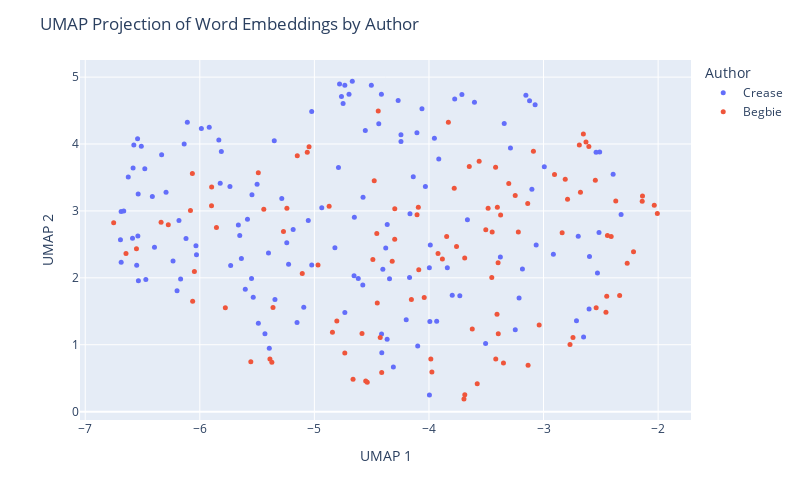

The code cell stored with this chart in its notebook:
### Code cell
# plot using plotly to further explore
import plotly.express as px
import textwrap

def wrap_text(text, width=60):
    return '<br>'.join(textwrap.wrap(text, width=width))

umap_df = pd.DataFrame(proj, columns=['UMAP 1', 'UMAP 2'])
umap_df['Author'] = labels
umap_df['Text'] = [snip for auth in judge_snippets for snip in judge_snippets[auth]]
umap_df['Text'] = umap_df['Text'].apply(lambda t: wrap_text(t, width=50))

fig = px.scatter(umap_df, x='UMAP 1', y='UMAP 2', 
                 color='Author', hover_data=['Text'], 
                 width=800, height=500 )
fig.update_traces(marker=dict(size=5))
fig.update_layout(title='UMAP Projection of Word Embeddings by Author')
fig.show()

### Figure 1 — Plotly figure (JSON) as saved in the notebook; plotly's stock layout.template omitted (floating-point values rounded to 4 significant figures; data arrays with more than 128 entries replaced by an {"elided": "..."} marker saying what was removed)
{"data": [{"customdata": {"elided": "137x1 str values"}, "hovertemplate": "Author=Crease<br>UMAP 1=%{x}<br>UMAP 2=%{y}<br>Text=%{customdata[0]}<extra></extra>", "legendgroup": "Crease", "marker": {"color": "#636efa", "size": 5, "symbol": "circle"}, "mode": "markers", "name": "Crease", "orientation": "v", "showlegend": true, "type": "scatter", "x": {"elided": "137 float values"}, "xaxis": "x", "y": {"elided": "137 float values"}, "yaxis": "y"}, {"customdata": [["(5) If it appears that a tax is not bona fide<br>within the purpose provided for, but is imposed<br>with the real purpose of discriminating against a<br>class, it is not within the justification of the<br>enabling statute, and, on the facts, the tax in<br>question was intended not for the purpose of<br>raising a revenue, but as a restriction on the<br>Chinese."], ["Indeed if no restriction whatever be placed on the<br>word \" other\" in that section; if the Provincial<br>Legislature can insist upon imposing licenses upon<br>everything and upon every act of life, and tax<br>each licensee at any moment they please, there<br>would be a very simple way of excluding every<br>Chinaman from the Province, by imposing a<br>universal tax, not limited to any nationality, of<br>one or two thousand dollars per annum for a<br>license to Judgment."], ["No Chinaman will shave the back of his head; no<br>true moujik will shave his chin."], ["I rather think that the auctioneers would<br>repudiate this alleged similarity of their<br>occupation to that of a Chinese washerman."], ["assing Chinamen, supposed to be the only persons<br>carrying on this industry."], ["REGINA v. MEE WAH to subject Chinamen to<br>exceptional disadvantages it is clearly<br>unconstitutional."], ["G. to the report of the recent Chinese Conmission,<br>p. 379, and by Mr. Justice CREASE in Wing Chong's<br>case, 1 B.C.R."], ["Justices FIELD, HOFFMAN, SAWYER and DEADY and<br>other Judges whom they cite, all confirm this,<br>that a State, or Provincial law imposing special<br>disabilities or unequal burdens on Chinamen is<br>unconstitutional and void."], ["Statutes were by their title and preamble REGINA<br>v. MEE WAH expressly aimed at Chinamen by name;<br>that this distinction also renders inapplicable<br>all the United States' cases cited; that this<br>enactment is quite general extending to all<br>laundries without exception and we must not look<br>beyond the words of the enactment to enquire what<br>its object was; that there is in fact one laundry<br>in Victoria not conducted by Chinamen on which the<br>tax will fall with equal force so that it is<br>impossible to say that Chinamen are hereby<br>exclusively selected for taxation; the<br>circumstance that they are chiefly affected being<br>a mere coincidence; that the bylaw only imposes<br>$100.00 per annum, keeping far within the limit of<br>$150.00 permitted by the Statute; that the tax<br>clearly is calculated to procuring additional<br>Municipal revenue and that no other object is<br>hinted at."], ["I, for my part, cannot arrive at any other<br>conclusion than that it is specially directed<br>against Chinamen because they are Chinamen and for<br>no other Judgment."], ["The appellants' contention that the clause is<br>merely intended to hamper or expel Chinamen is<br>much strengthened by considering the amount of the<br>tax sanctioned, which is $150.00 per annum,<br>whereas the limit sanctioned by the Legislature in<br>the case of any retail shop, however extensive or<br>lucrative its business, is only $10.00 per annum."], ["The test is whether on the whole statute the<br>Legislature can fairly be held to have said : \"Let<br>us impose a tax in order to raise a revenue,<br>though perhaps it may fall on Chinamen,\" or \" let<br>us impose this tax in order to fall on Chinamen,<br>though perhaps it will raise no revenue.\""], ["When we find (1st) no other description of labour<br>taxed at all ; (2nd) this description of labour<br>practically quite abandoned to Chinamen alone ;<br>(3rd) this description of labour taxed at fifteen<br>times the rate permitted to be levied on any<br>retail shop ; (4th) that a preliminary Provincial<br>Act has declared Chinamen incapable of the<br>franchise which they formerly exercised."], ["I cannot doubt but that the tax is directed<br>against Chinamen, as such."], ["It is not competent to the Provincial Legislature,<br>or to a municipality, to deprive, generally,<br>particular nationalities or individuals of the<br>capacity to take out municipal trade licenses ; e.<br>g., a Chinaman has a right to apply for a<br>pawnbroker's license."], ["Application for a mandamus to the Corporation of<br>the City of Victoria to compel the renewal to the<br>prosecutors (Chinamen) of a pawnbroker's license."], ["It is alleged by the prosecution, and not denied,<br>that the Council have in fact ordered the<br>Collector to issue no pawnbroking license to any<br>Chinaman."], ["In the French colony of Cayenne, the Town Council<br>recently handi- capped the superior capacities of<br>the Chinaman by imposing on merchants of that<br>empire an extra tax of $300 per annum, deeming it<br>also expedient to handicap English and German<br>traders by a surtax of $200 on them."], ["Chinamen in British Columbia appear to follow any<br>description of industry which may appear useful,<br>i.e., in which they can obtain employment or earn<br>their livelihood."], ["The menial businesses of washing and of splitting<br>and Chinese washer sawing stovewood are almost<br>entirely engrossed by Chinamen."], ["Every Chinaman in British Columbia has the air of<br>having worked, and of being ready to work, with<br>his hands, except a few who practice as medical<br>men and the leading commercial men."], ["Chinamen do not much trouble the hospitals."], ["I never heard of Chinamen becoming a burden on the<br>private charity of the whites."], ["I have an indistinct remembrance of having been<br>once asked to contribute to the cost of removing a<br>disabled Chinaman; I am not sure."], ["Industry, economy, sobriety, and law-abidingness<br>are exactly the four prominent qualities of<br>Chinamen as asserted both by their advocates and<br>their adversaries."], ["Lazy, drunken, extravagant, and turbulent: this<br>is, by the voices of their friends and foes,<br>exactly what a Chinaman is not."], ["If Chinamen would only be less industrious and<br>economical, if they would but occasionally get<br>drunk, they would no longer be the formidable<br>competitors with the white man which they prove to<br>be in the labor market; there would be no longer a<br>cry for their suppression."], ["But these qualities meet with no competition here;<br>and the Chinaman sees no person to take his place<br>were he to abdicate it."], ["I have heard an individual Chinaman stigmatized as<br>\"lazy ;\" but the fact was he conceived himself<br>insulted, and was sulking."], ["I cannot recall to memory that I ever saw or heard<br>of a Chinaman being drunk."], ["There is scarcely an epithet so removed from the<br>notion of a Chinaman as \"turbulent,\" though of<br>course they may be provoked to resist violence."], ["employment as domestics, their large brotherhoods,<br>necessarily impenetrably secret to the whites, and<br>the unguarded condition of our houses, the<br>pilfering by Chinamen servants is really quite<br>inconsiderable."], ["I believe that two of the white servants I have<br>had have pilfered more from me  than any twenty<br>Chinamen in Victoria ever stole from their<br>employers..    5."], ["I do not think that the feeling of the whites<br>against Chinamen has much changed; but I do not<br>recollect anything that can be called \"agitation \"<br>against them until Confederation."], ["This dislike, which otherwise might lie dormant or<br>inert, is certainly mutual; it is manifested in<br>China, we are- told, more extensively and<br>stringently than here, and without any impulse<br>there from direct competition for bread."], ["Europeans at Canton or Shanghai are not safe<br>beyond their allotted cantonments, any more than a<br>Chinaman would have been on Williams Creek twenty<br>years ago."], ["The Chinaman is in every respect the reverse of an<br>European, except that he is a man."], ["Accordingly, before the close of the First<br>Parliament after Confederation, Chinamen were<br>deprived of the right of franchise, which they had<br>previously enjoyed."], ["This was on the ostensible ground that all<br>Chinamen were actuated merely by direct money<br>considerations."], ["The same distinguished writer whom I have already<br>quoted on the Judenhetze, observes, in speaking of<br>the rival programmes in the existing presidential<br>campaign in the United States: \"The Irish vote or<br>the republican working man cannot be wooed<br>successfully without attacks on the bloated<br>capitalist, on English tyranny or treachery, or on<br>the unfortunate immigrants from China.” Mutato<br>nomine."], ["There are several matters alleged against<br>Chinamen: One is the extraordinarily small space<br>into which a cluster of them will retire for rest."], ["But I have seen in a good-sized house, where there<br>was plenty of cubic space, and where each person<br>might have had a separate bunk, five or six<br>Chinamen, not lodgers but owners, sleeping in a<br>heap as above described."], ["It is common to attribute to Chinamen generally,<br>that they are infested with disgusting diseases --<br>e. g., leprosy."], ["When an orator talks of Chinese lepers, it is<br>exactly the same unmeaning abuse as when a Canton<br>periodical holds out to popular indignation the<br>foreign \"red devils.\""], ["There is no leprosy or diabolism in the case;<br>though of course a Chinaman, like any other man,<br>may be a leper."], ["The orator merely wishes to impress his audience<br>with the belief that 'he strongly objects to<br>Chinamen."], ["A Chinaman was once pointed out to me who was<br>alleged to be a leper."], ["That was the only case of skin disease I remember<br>to have noticed or heard of among Chinamen."], ["These certainly were not contracted from Chinamen."], ["The Chinese, and I believe other Asiatic nations,<br>use opium extensively."], ["The enormous consumption which this implies does<br>not appear to prevent Chinamen from being the most<br>prolific race, the most indefatigable laborers,<br>and the keenest traders in the world."], ["If any Chinamen here abuse the drug by over-<br>indulgence, they must hide themselves, or at all<br>events they have entirely escaped my observation."], ["If their example persuades any white people to<br>similar over-indulgence, of which I am equally<br>ignorant, these must be a very degraded class-<br>weaker and more degraded than the Chinaman whose<br>expulsion is demanded."], ["Opium, as generally used here, is probably as<br>harmless as tobacco, which is also extensively<br>used in British Columbia by Chinamen."], ["All the evils arising from opium in British<br>Columbia in a year do not, probably, equal the<br>damage, trouble and expense occasioned to<br>individuals and to the state by whiskey in a<br>single month, or perhaps in some single night, As<br>already observed, I do not remember ever to have<br>seen a drunken Chinaman; and the argument against<br>Chinamen founded on opium appears to be analogous<br>to the comparison of the mote and the beam."], ["It is alleged that not only the aggregation of<br>Chinamen in their dwellings is a source of danger<br>to the public health, but that their habits are<br>filthy."], ["There are of course dirty Chinamen."], ["Any family in British Columbia will, at once,<br>without any enquiry as to his cleanliness, admit<br>the first Chinaman who offers as a cook-where a<br>cook is wanted; and really it may be said that no<br>washing is given out to people of any other<br>nation."], ["Whether the presence of Chinamen is any longer<br>desirable in British Colombia, is to a certain<br>extent a matter of opinion."], ["That Chinamen are very large till within a year,<br>mainly, employed in all the laborious parts of our<br>coal mines ; 2nd."], ["I do not see how people would get on here at all<br>without Chinamen."], ["If Chinamen were expelled, employers of labor<br>would probably have to leave the province; and<br>when they were gone, where would the employed be?"], ["There are supposed to be in California more than<br>120,000 Chinamen."], ["It is probable that in that state, as in British<br>Columbia, a good deal more than half the manual<br>labor is performed by Chinamen."], ["Within a radius of two miles there are at this<br>time no less than 500 Chinamen engaged in<br>gathering the hop crop."], ["For a field of twenty-five or thirty acres about<br>100 Chinamen are employed."], ["The Chinamen work by contract, and they rush from<br>morning till night, seeming never to tire."], ["As soon as a box is filled a loud yell informs the<br>foreman, who brings a sack, into which the box is<br>emptied, and the Chinamen are given a check."], ["Two Chinamen can pick from two to three boxes in a<br>day, and as they receive $1.50 per box it will be<br>seen that they are earning white men's wages."], ["Last year they only received $1.25, but help at<br>this time is scarce and the China bosses had only<br>to demand the raise and get it."], ["Now the only paying industries here are the<br>canneries and shoe factories, in both of which the<br>labor is almost exclusively Chinese."], ["Owing to a very great superiority in the mineral,<br>the coal mines have paid largely, notwithstanding<br>the rates of white miners wages, unequalled<br>elsewhere; but the coal mines have hitherto<br>largely employed Chinamen also."], ["After all that I have said about Chinamen, I can<br>lay no more claim to consistency than anybody else<br>in British Columbia."], ["I have always asserted their good qualities; but I<br>have never in twenty-six years had a Chinaman in<br>my house, an expensive whim that nobody else has<br>indulged in."], ["Still, I have had my opportunities of seeing and<br>hearing, for in all that time, I do not think I<br>ever knew a family that did not employ at least<br>one Chinaman."], ["The combination which it is intended to suggest<br>would be, I suppose, that the legislature should<br>forbid such arrivals of Chinamen, and that the<br>white population should \" boycott \" those<br>remaining here; or else that the legislature<br>should decree their expulsion."], ["The normal rates of wages are five shillings for<br>Chinamen, and in Victoria eight shillings for<br>white men."], ["I cannot believe that it has; on the contrary, as<br>the presence of Chinamen has enabled some small<br>capital to be accumulated, they must have<br>augmented the wages fund in the province: i. e.,<br>the loose capital seeking to increase itself by<br>the employment of reproductive labor."], ["I do not believe that any single European in the<br>province would employ a Chinaman about any<br>undertaking if he could procure an European,<br>irrespective of wages, unless, of course, the<br>European demanded wages which precluded all profit<br>on the undertaking."], ["Chinamen are employed not so much because their<br>normal money tariff is lower than the whites and<br>yet not much lower; many Chinamen get $30, and<br>some even $35 and $40, per month-as because they<br>are, as a rule, more sober, steady, docile and<br>industrious."], ["With very few exceptions, indeed, I never met a<br>Chinaman whom I could understand, beyond the<br>commonest wants, or by whom I could feel any<br>certainty that I was understood, even for an<br>ordinary message."], ["Yet I have often feared that I should be compelled<br>to fall into the universal practice and take<br>Chinese servants into my house-which I have never<br>yet done."], ["I have never personally observed any effect by the<br>Chinese upon the morals of the white people."], ["The latter have occasionally been induced by race-<br>prejudice to indulge in acts of violence ; but it<br>would be too much to say from thence that the<br>Chinaman had corrupted his cowardly assailants."], ["One Chinaman, last year, pleaded guilty to an<br>indictment for indecent assault on two girls of<br>ten or eleven and twelve or thirteen years."], ["However that is the only case I remember in which<br>it could be alleged that a Chinaman had had any<br>evil effect upon the morals of the whites, a<br>matter upon which they can have but very little<br>influence, either for good or evil."], ["Whites who have evil communications with Chinese<br>must themselves be lamentably depraved beforehand;<br>and so, I should be disposed to say, immoral<br>Chinese are not only not more injurious, but they<br>are quite innocuous to the morals of the whites,<br>in comparison with white people of similar or<br>allied habits."], ["I have seen unmistakable prostitutes in the<br>Chinese quarter of Victoria."], ["Drunken whites, I am sorry to say, are often to be<br>seen in Victoria, by night or by day; but I do not<br>remember ever to have seen a Chinaman under the<br>influence of liquor."], ["Debauched whites sometimes frequent, I believe,<br>Chinese brothels, as they do Indian brothels."], ["I don't think serious breaches of the peace are<br>proportionately more frequent in Chinese brothels<br>than in those kept by white women."], ["Indian brothels breed the most disturbances; and<br>they are close to the Chinese quarter."], ["I have omitted to state that Chinamen here are<br>generally divided into two tribes, or clans-there<br>may be more, but I have often had my attention<br>drawn to these two-viz ."], ["When a breach of the peace occurs among Chinamen,<br>the culprits are generally Canton versus Hong<br>Kong; and when these come into court, either in<br>criminal or civil cases, it is common to allow<br>each side to have an interpreter; as well to watch<br>that the evidence is truly interpreted as also to<br>explain it to their respective clients."], ["Owing partly to this, and partly also to their<br>unintelligibility to whites, and vice versa, it is<br>usual when twenty or thirty hands are engaged, e.<br>g., at a cannery, not to make the contract with<br>each workman separately, but with some one<br>Chinaman who has learned some English, leaving him<br>to sub-contract with the men; and he being the<br>sole medium of communication between them and the<br>owner of the cannery, this arrangement, though<br>unavoidable, necessarily leaves the men a good<br>deal at the mercy of this foreman."], ["Sometimes this takes place on a much larger scale,<br>and a Chinese merchant here will contract for a<br>whole cargo of Chinamen, fresh from China, whom he<br>engages to provide with employment, and then<br>drafts them out to different employers here, for<br>roads, canneries, etc."], ["A miner who feels no shame in purchasing the<br>possession of a female for a single night for $20,<br>is scandalized when a Chinaman pays $500 for the<br>possession of a female for six months, or until<br>they disagree."], ["No disgust is felt by Europeans when parents make<br>it a sine qua non on consenting to their<br>daughters' marriage that the husband shall settle<br>ten or twenty thousand dollars upon her; but it is<br>infamous if a Chinaman purchases the consent of<br>parents or guardians for one thousand dollars."], ["The woman is a slave sold into prostitution, but<br>the Chinese themselves look upon it in a different<br>light."], ["There was a case not long ago in court, before<br>myself, on habeas corpus: A Chinese girl was<br>contracted to marry a man who had offered the<br>guardians five hundred dollars."], ["I apprehend much of what is said about Chinese<br>slavery and prostitution proceeds from imperfect<br>consideration of the difference between Christian<br>and non-Christian marriage; but I only guess this,<br>I know scarcely anything about it."], ["Another ground on which I have heard it asserted<br>that slavery is general among Chinamen here, is<br>rather, I suspect, a proof of their freedom, or<br>would be so accepted among whites."], ["I have no doubt but that compulsion is put on all<br>Chinamen, so that it is very difficult for them to<br>obtain work, if they remain outside this<br>organization."], ["It is yet further urged against the Chinese, as<br>showing their unfitness to dwell in the land, that<br>they show no respect to our laws, nor to our<br>appointed courts, but refer their differences to<br>private tribunals of their own, whose behests are<br>carried out, irrespective of their conformity with<br>our laws and are never disputed in our courts."], ["The Chinese, like most other nations with any<br>pretence to civilization, have some methods for<br>referring private disputes to arbitrators chosen<br>by the parties themselves."], ["That the awards of Chinese arbitrators are always<br>accepted without demur (if the fact be as alleged)<br>would surely be a strong evidence of the equity of<br>the award, and the good sense of the parties in<br>difference; for it is utterly untrue that Chinamen<br>ignore our courts, or treat them with any want of<br>respect."], ["Any questions as to their labor associations,<br>their clans, their marriage laws, their<br>immigration contracts, would, I fear, be in<br>general met with suspicion and answered with<br>reluctance."], ["the nature and results of trades-unions at home,<br>after every enquiry possible; how much more<br>difficult would it be to arrive at facts here,<br>where they must necessarily be shrouded behind the<br>impenetrable and irresponsible screen of a Chinese<br>interpreter?"]], "hovertemplate": "Author=Begbie<br>UMAP 1=%{x}<br>UMAP 2=%{y}<br>Text=%{customdata[0]}<extra></extra>", "legendgroup": "Begbie", "marker": {"color": "#EF553B", "size": 5, "symbol": "circle"}, "mode": "markers", "name": "Begbie", "orientation": "v", "showlegend": true, "type": "scatter", "x": [-6.644, -6.553, -3.247, -3.22, -3.406, -6.338, -5.897, -6.752, -6.082, -5.898, -6.275, -2.541, -5.489, -5.442, -5.062, -5.047, -5.149, -6.065, -4.093, -4.412, -4.321, -2.769, -2.41, -2.904, -3.845, -3.484, -3.395, -4.298, -2.79, -2.688, -3.759, -4.425, -2.678, -2.215, -5.106, -2.838, -3.375, -5.777, -3.452, -4.443, -4.584, -4.735, -3.688, -4.089, -3.403, -4.49, -2.811, -2.652, -3.038, -2.139, -4.041, -5.24, -3.397, -3.831, -3.779, -4.968, -2.743, -4.478, -4.104, -3.974, -2.336, -5.361, -3.687, -4.539, -3.695, -3.579, -3.984, -5.388, -3.135, -2.455, -4.552, -4.663, -2.27, -3.504, -2.63, -6.062, -3.35, -4.804, -3.622, -3.417, -3.088, -4.153, -2.37, -3.883, -3.304, -2.548, -3.921, -2.136, -2.604, -2.007, -2.442, -2.034, -4.455, -4.842, -5.555, -5.371, -3.562, -3.648, -3.448, -3.418, -3.138, -4.299, -2.448, -6.047, -4.871, -5.855, -5.27, -4.451], "xaxis": "x", "y": [2.365, 2.436, 3.232, 2.685, 1.457, 2.831, 3.359, 2.824, 3.007, 3.077, 2.794, 1.553, 3.571, 3.025, 3.878, 3.961, 3.824, 3.561, 3.056, 0.5864, 2.247, 1.004, 2.618, 3.546, 2.617, 3.041, 1.163, 3.033, 3.173, 3.984, 2.469, 1.107, 3.28, 2.39, 2.064, 2.675, 2.938, 1.554, 2.007, 4.495, 1.168, 0.8782, 2.298, 2.121, 3.056, 2.275, 3.473, 4.151, 1.294, 3.145, 1.705, 3.04, 2.225, 4.325, 3.337, 2.193, 1.107, 3.451, 2.942, 0.5933, 1.736, 1.556, 0.2538, 0.4394, 0.1908, 0.4184, 0.7882, 0.7869, 0.6942, 1.487, 0.4586, 0.4843, 2.218, 2.718, 4.029, 1.649, 0.7276, 1.354, 1.234, 0.7882, 3.891, 1.677, 3.148, 2.28, 3.41, 3.46, 2.365, 3.221, 3.961, 2.963, 2.633, 3.083, 2.663, 1.187, 0.7444, 0.7376, 3.742, 3.664, 2.686, 3.652, 3.111, 2.575, 1.726, 2.093, 3.07, 2.753, 2.691, 1.623], "yaxis": "y"}], "layout": {"height": 500, "legend": {"title": {"text": "Author"}, "tracegroupgap": 0}, "margin": {"t": 60}, "title": {"text": "UMAP Projection of Word Embeddings by Author"}, "width": 800, "xaxis": {"anchor": "y", "domain": [0, 1], "title": {"text": "UMAP 1"}}, "yaxis": {"anchor": "x", "domain": [0, 1], "title": {"text": "UMAP 2"}}}}
